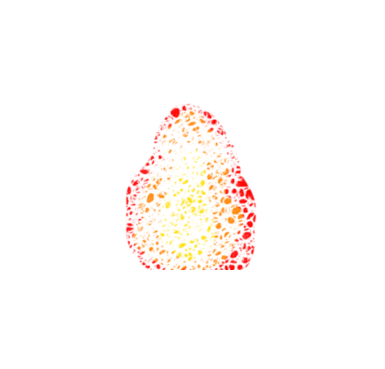
#> input picture umg_shared/explosion_animation/00.png, 385 x 369 px; its folder holds 4 pictures in this run
$ python crop_image.py
#> lines starting #> are read from the running program, lines starting #| are printed output that depends on the picture
from PIL import Image
import os


if __name__ == '__main__':
    for filename in os.listdir('./'):
        if filename[-3:] == 'png':
            image = Image.open(f'./{filename}')
#> image is the input picture: PIL image 385x369 RGBA; mean R, G, B, A 27.4, 11.9, 0, 5.6
            resized = Image.new(image.mode, (60, 60), (0, 0, 0, 0))
#> resized: PIL image 60x60 RGBA; every value is 0
            # width, height = cropped.size
            im1 = image.resize((60, 60))
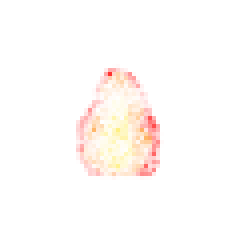
#> im1: PIL image 60x60 RGBA (shown 4 times larger); mean R, G, B, A 33.9, 14.3, 0, 5.7; transparent parts drawn white
            resized.paste(im1, (0, 0))
            resized.save(f'./resized/{filename[:-4]}.png')
#> pass 2 of the loop `for filename in os.listdir('./'):`:
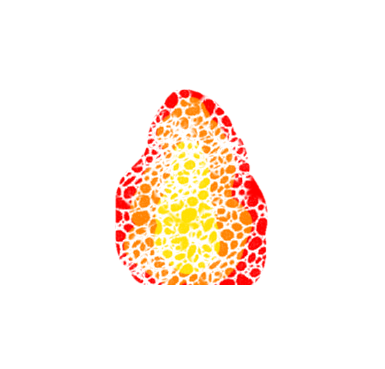
#> input picture umg_shared/explosion_animation/01.png, 385 x 369 px
#> image is the input picture: PIL image 385x369 RGBA; mean R, G, B, A 38.9, 17.5, 0, 20.1
#> `im1 = image.resize((60, 60))`:
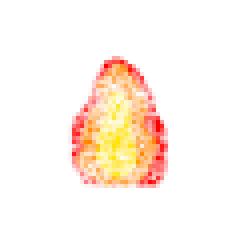
#> im1: PIL image 60x60 RGBA (shown 4 times larger); mean R, G, B, A 46, 19.3, 0, 20.2; transparent parts drawn white
#> pass 3 of the loop `for filename in os.listdir('./'):`:
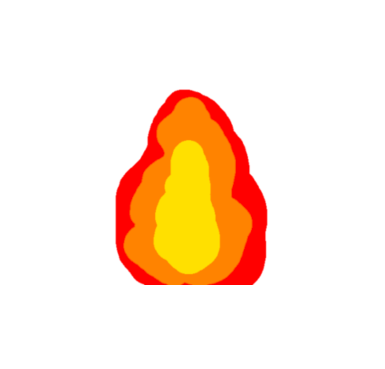
#> input picture umg_shared/explosion_animation/02.png, 385 x 369 px
#> image is the input picture: PIL image 385x369 RGBA; mean R, G, B, A 42.2, 19.1, 0, 41
#> `im1 = image.resize((60, 60))`:
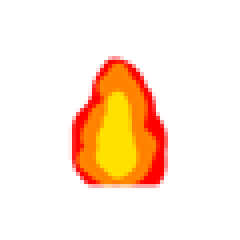
#> im1: PIL image 60x60 RGBA (shown 4 times larger); mean R, G, B, A 45.8, 19.3, 0, 41; transparent parts drawn white
#> the loop made 5 passes; the first 3 are shown
